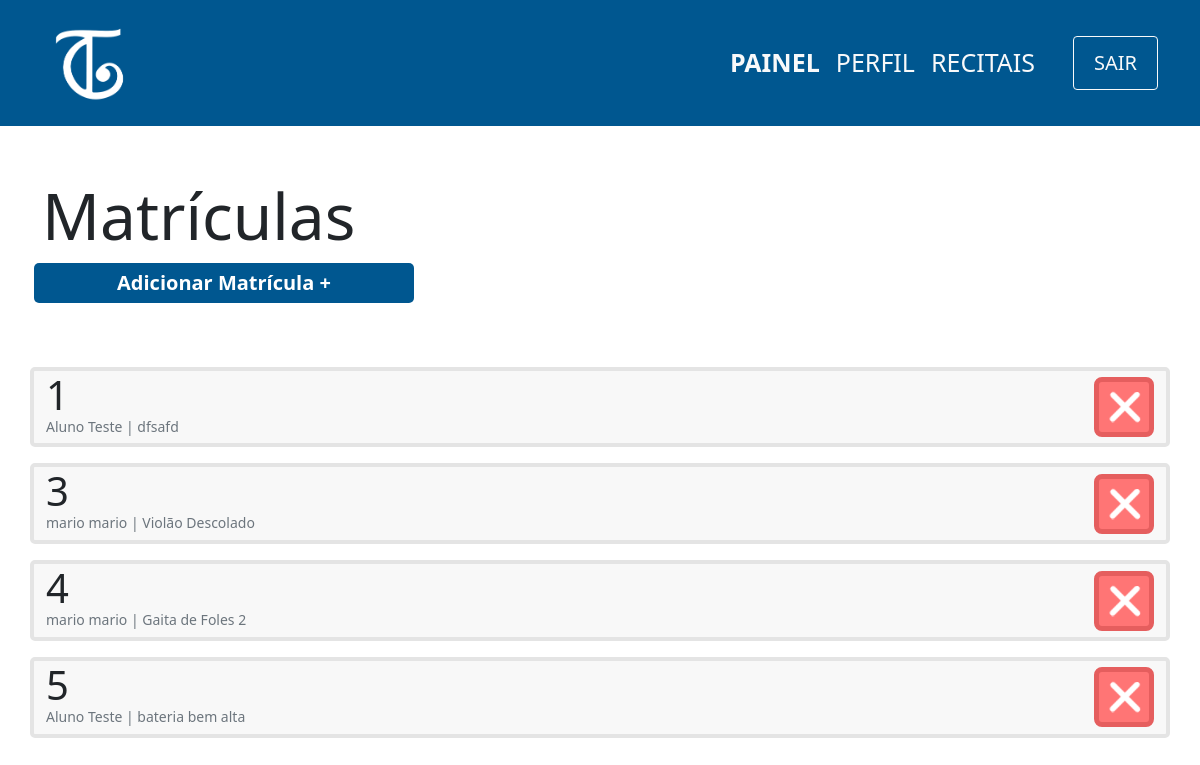
Before: /view/matricula/index.php (signed in) with the older database file.
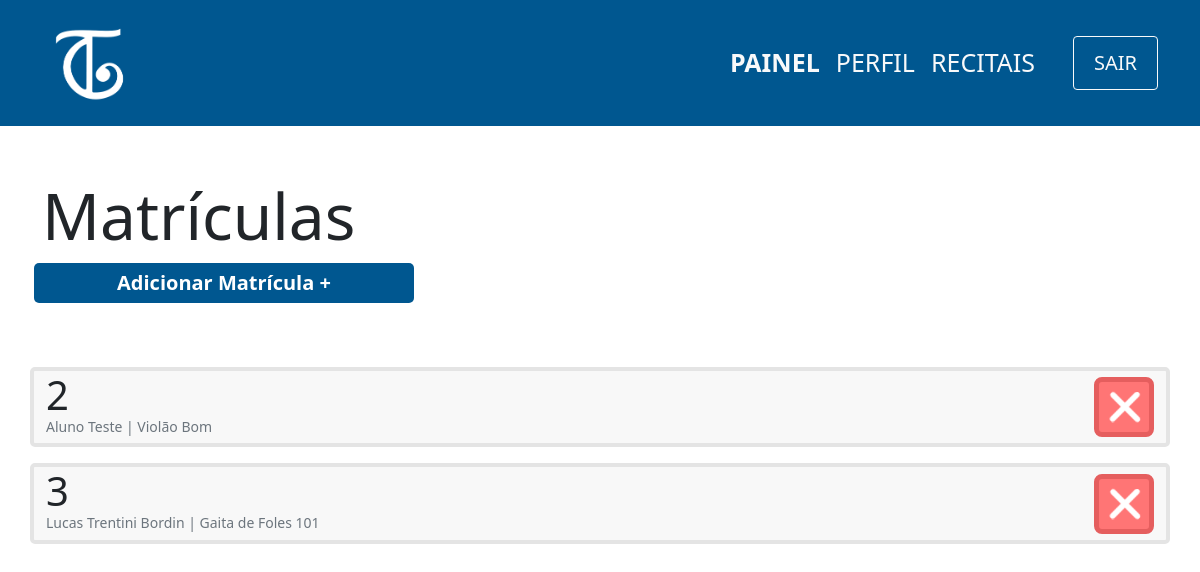
After: the same page with the newer database file.
### tables this page shows
CREATE TABLE matricula(
                id INTEGER PRIMARY KEY,
                id_aluno integer not null,
                id_curso integer not null,    
                foreign key (id_curso) references curso(id) ON DELETE CASCADE,
                foreign key (id_aluno) references aluno(id) ON DELETE CASCADE
            );

CREATE TABLE aluno(
                id INTEGER PRIMARY KEY,
                cpf varchar(11) not null,
                nome varchar(100) not null,
                username varchar(100) UNIQUE not null,
                responsavel varchar(100),
                data_nasc date not null,
                senha varchar(100) not null,
                email varchar(100) UNIQUE not null                    
            );

CREATE TABLE curso(
                id INTEGER PRIMARY KEY,
                nome varchar(100) not null,
                id_professor integer not null,
                FOREIGN KEY (id_professor) references professor(id) ON DELETE CASCADE
            );

### controller/matricula/index.php (called while the page is built)
<?php
    require '../../db/connection.php';
    try {
        $sql=$db->prepare('SELECT matricula.id,curso.nome as nomeCurso,aluno.nome as nomeAluno
        FROM MATRICULA join CURSO on CURSO.id = MATRICULA.id_curso
        JOIN ALUNO on ALUNO.id = MATRICULA.id_aluno');
        $sql->execute();
        $matriculas=$sql->fetchAll(PDO::FETCH_ASSOC);
    } catch (PDOException $e) {
        echo 'Erro ao executar comando no banco de dados: ' . $e->getMessage();
        exit();
    }
?>

### view/matricula/index.php (the view, shortened to what this page needs)
<?php
    include '../../layouts/navbar.php';
    include '../../controller/matricula/index.php';
?>
<div class="container">
    <div class="row mt-5">
        <h1 class="mt-1 display-3">Matrículas</h1>
        <span class="btn-principal col-md-4 col-sm-12 mx-1 text-center mb-5" onclick="location.href='cadastro.php'">
            <a href="cadastro.php">Adicionar Matrícula +</a>
        </span>
        <?php
            foreach($matriculas as $matricula){
                echo '
                <div class="col-12 card d-flex flex-row justify-content-between mt-3">
                    <div class="d-flex flex-column">
                        <p class="m-0 display-6">'.$matricula['id'].'</p>
                        <p class="m-0 text-muted display-3 mb-2" style="font-size:14px">'.$matricula['nomeAluno'].' | '.$matricula['nomeCurso'].'</p>
                    </div>
                    <div class="d-flex align-items-center" id="'.$matricula['id'].'">
                        <button onclick="location.href=\'../../controller/matricula/delete.php?id='.$matricula['id'].'\';" class="btn-remover">
                            <img src="../../images/delete-icon.png" width=40px>
                        </button>
                    </div>
                </div>
                ';
            }?>
    </div>
</div>

Changed rows visible on the page:
removed matricula: id "1", id_aluno.nome "Aluno Teste", id.nome "dfsafd"
removed matricula: id "4", id_aluno.nome "mario mario", id_curso.nome "Gaita de Foles 2"
removed matricula: id "5", id_aluno.nome "Aluno Teste", id_curso.nome "bateria bem alta"
now on this page (row edited): matricula: id "2", id_aluno.nome "Aluno Teste", id_curso.nome "Violão Bom"
changed matricula id 3: id_aluno.nome "mario mario" → "Lucas Trentini Bordin"; id_curso.nome "Violão Descolado" → "Gaita de Foles 101"
